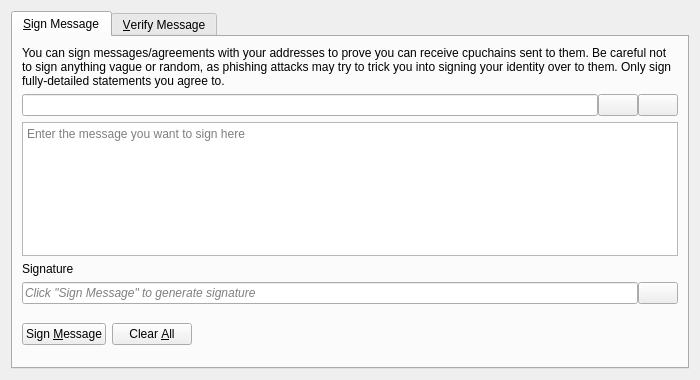
<?xml version="1.0" encoding="UTF-8"?>
<ui version="4.0">
 <class>SignVerifyMessageDialog</class>
 <widget class="QDialog" name="SignVerifyMessageDialog">
  <property name="geometry">
   <rect>
    <x>0</x>
    <y>0</y>
    <width>700</width>
    <height>380</height>
   </rect>
  </property>
  <property name="windowTitle">
   <string>Signatures - Sign / Verify a Message</string>
  </property>
  <property name="modal">
   <bool>true</bool>
  </property>
  <layout class="QVBoxLayout" name="verticalLayout">
   <item>
    <widget class="QTabWidget" name="tabWidget">
     <property name="currentIndex">
      <number>0</number>
     </property>
     <widget class="QWidget" name="tabSignMessage">
      <attribute name="title">
       <string>&amp;Sign Message</string>
      </attribute>
      <layout class="QVBoxLayout" name="verticalLayout_SM">
       <item>
        <widget class="QLabel" name="infoLabel_SM">
         <property name="text">
          <string>You can sign messages/agreements with your addresses to prove you can receive cpuchains sent to them. Be careful not to sign anything vague or random, as phishing attacks may try to trick you into signing your identity over to them. Only sign fully-detailed statements you agree to.</string>
         </property>
         <property name="textFormat">
          <enum>Qt::PlainText</enum>
         </property>
         <property name="wordWrap">
          <bool>true</bool>
         </property>
        </widget>
       </item>
       <item>
        <layout class="QHBoxLayout" name="horizontalLayout_1_SM">
         <property name="spacing">
          <number>0</number>
         </property>
         <item>
          <widget class="QValidatedLineEdit" name="addressIn_SM">
           <property name="toolTip">
            <string>The CPUchain address to sign the message with</string>
           </property>
          </widget>
         </item>
         <item>
          <widget class="QPushButton" name="addressBookButton_SM">
           <property name="toolTip">
            <string>Choose previously used address</string>
           </property>
           <property name="text">
            <string/>
           </property>
           <property name="icon">
            <iconset resource="../bitcoin.qrc">
             <normaloff>:/icons/address-book</normaloff>:/icons/address-book</iconset>
           </property>
           <property name="shortcut">
            <string>Alt+A</string>
           </property>
           <property name="autoDefault">
            <bool>false</bool>
           </property>
          </widget>
         </item>
         <item>
          <widget class="QPushButton" name="pasteButton_SM">
           <property name="toolTip">
            <string>Paste address from clipboard</string>
           </property>
           <property name="text">
            <string/>
           </property>
           <property name="icon">
            <iconset resource="../bitcoin.qrc">
             <normaloff>:/icons/editpaste</normaloff>:/icons/editpaste</iconset>
           </property>
           <property name="shortcut">
            <string>Alt+P</string>
           </property>
           <property name="autoDefault">
            <bool>false</bool>
           </property>
          </widget>
         </item>
        </layout>
       </item>
       <item>
        <widget class="QPlainTextEdit" name="messageIn_SM">
         <property name="toolTip">
          <string>Enter the message you want to sign here</string>
         </property>
         <property name="placeholderText">
          <string>Enter the message you want to sign here</string>
         </property>
        </widget>
       </item>
       <item>
        <widget class="QLabel" name="signatureLabel_SM">
         <property name="text">
          <string>Signature</string>
         </property>
         <property name="textFormat">
          <enum>Qt::PlainText</enum>
         </property>
        </widget>
       </item>
       <item>
        <layout class="QHBoxLayout" name="horizontalLayout_2_SM">
         <property name="spacing">
          <number>0</number>
         </property>
         <item>
          <widget class="QLineEdit" name="signatureOut_SM">
           <property name="placeholderText">
            <string>Click "Sign Message" to generate signature</string>
           </property>
           <property name="font">
            <font>
             <italic>true</italic>
            </font>
           </property>
           <property name="readOnly">
            <bool>true</bool>
           </property>
          </widget>
         </item>
         <item>
          <widget class="QPushButton" name="copySignatureButton_SM">
           <property name="toolTip">
            <string>Copy the current signature to the system clipboard</string>
           </property>
           <property name="text">
            <string/>
           </property>
           <property name="icon">
            <iconset resource="../bitcoin.qrc">
             <normaloff>:/icons/editcopy</normaloff>:/icons/editcopy</iconset>
           </property>
           <property name="autoDefault">
            <bool>false</bool>
           </property>
          </widget>
         </item>
        </layout>
       </item>
       <item>
        <layout class="QHBoxLayout" name="horizontalLayout_3_SM">
         <item>
          <widget class="QPushButton" name="signMessageButton_SM">
           <property name="toolTip">
            <string>Sign the message to prove you own this CPUchain address</string>
           </property>
           <property name="text">
            <string>Sign &amp;Message</string>
           </property>
           <property name="icon">
            <iconset resource="../bitcoin.qrc">
             <normaloff>:/icons/edit</normaloff>:/icons/edit</iconset>
           </property>
           <property name="autoDefault">
            <bool>false</bool>
           </property>
          </widget>
         </item>
         <item>
          <widget class="QPushButton" name="clearButton_SM">
           <property name="toolTip">
            <string>Reset all sign message fields</string>
           </property>
           <property name="text">
            <string>Clear &amp;All</string>
           </property>
           <property name="icon">
            <iconset resource="../bitcoin.qrc">
             <normaloff>:/icons/remove</normaloff>:/icons/remove</iconset>
           </property>
           <property name="autoDefault">
            <bool>false</bool>
           </property>
          </widget>
         </item>
         <item>
          <spacer name="horizontalSpacer_1_SM">
           <property name="orientation">
            <enum>Qt::Horizontal</enum>
           </property>
           <property name="sizeHint" stdset="0">
            <size>
             <width>40</width>
             <height>48</height>
            </size>
           </property>
          </spacer>
         </item>
         <item>
          <widget class="QLabel" name="statusLabel_SM">
           <property name="font">
            <font>
             <weight>75</weight>
             <bold>true</bold>
            </font>
           </property>
           <property name="text">
            <string/>
           </property>
           <property name="wordWrap">
            <bool>true</bool>
           </property>
          </widget>
         </item>
         <item>
          <spacer name="horizontalSpacer_2_SM">
           <property name="orientation">
            <enum>Qt::Horizontal</enum>
           </property>
           <property name="sizeHint" stdset="0">
            <size>
             <width>40</width>
             <height>48</height>
            </size>
           </property>
          </spacer>
         </item>
        </layout>
       </item>
      </layout>
     </widget>
     <widget class="QWidget" name="tabVerifyMessage">
      <attribute name="title">
       <string>&amp;Verify Message</string>
      </attribute>
      <layout class="QVBoxLayout" name="verticalLayout_VM">
       <item>
        <widget class="QLabel" name="infoLabel_VM">
         <property name="text">
          <string>Enter the receiver's address, message (ensure you copy line breaks, spaces, tabs, etc. exactly) and signature below to verify the message. Be careful not to read more into the signature than what is in the signed message itself, to avoid being tricked by a man-in-the-middle attack. Note that this only proves the signing party receives with the address, it cannot prove sendership of any transaction!</string>
         </property>
         <property name="textFormat">
          <enum>Qt::PlainText</enum>
         </property>
         <property name="alignment">
          <set>Qt::AlignLeading|Qt::AlignLeft|Qt::AlignTop</set>
         </property>
         <property name="wordWrap">
          <bool>true</bool>
         </property>
        </widget>
       </item>
       <item>
        <layout class="QHBoxLayout" name="horizontalLayout_1_VM">
         <property name="spacing">
          <number>0</number>
         </property>
         <item>
          <widget class="QValidatedLineEdit" name="addressIn_VM">
           <property name="toolTip">
            <string>The CPUchain address the message was signed with</string>
           </property>
          </widget>
         </item>
         <item>
          <widget class="QPushButton" name="addressBookButton_VM">
           <property name="toolTip">
            <string>Choose previously used address</string>
           </property>
           <property name="text">
            <string/>
           </property>
           <property name="icon">
            <iconset resource="../bitcoin.qrc">
             <normaloff>:/icons/address-book</normaloff>:/icons/address-book</iconset>
           </property>
           <property name="shortcut">
            <string>Alt+A</string>
           </property>
           <property name="autoDefault">
            <bool>false</bool>
           </property>
          </widget>
         </item>
        </layout>
       </item>
       <item>
        <widget class="QPlainTextEdit" name="messageIn_VM">
          <property name="toolTip">
            <string>The signed message to verify</string>
          </property>
          <property name="placeholderText">
            <string>The signed message to verify</string>
          </property>
        </widget>
       </item>
       <item>
        <widget class="QValidatedLineEdit" name="signatureIn_VM">
          <property name="toolTip">
            <string>The signature given when the message was signed</string>
          </property>
          <property name="placeholderText">
            <string>The signature given when the message was signed</string>
          </property>
        </widget>
       </item>
       <item>
        <layout class="QHBoxLayout" name="horizontalLayout_2_VM">
         <item>
          <widget class="QPushButton" name="verifyMessageButton_VM">
           <property name="toolTip">
            <string>Verify the message to ensure it was signed with the specified CPUchain address</string>
           </property>
           <property name="text">
            <string>Verify &amp;Message</string>
           </property>
           <property name="icon">
            <iconset resource="../bitcoin.qrc">
             <normaloff>:/icons/transaction_0</normaloff>:/icons/transaction_0</iconset>
           </property>
           <property name="autoDefault">
            <bool>false</bool>
           </property>
          </widget>
         </item>
         <item>
          <widget class="QPushButton" name="clearButton_VM">
           <property name="toolTip">
            <string>Reset all verify message fields</string>
           </property>
           <property name="text">
            <string>Clear &amp;All</string>
           </property>
           <property name="icon">
            <iconset resource="../bitcoin.qrc">
             <normaloff>:/icons/remove</normaloff>:/icons/remove</iconset>
           </property>
           <property name="autoDefault">
            <bool>false</bool>
           </property>
          </widget>
         </item>
         <item>
          <spacer name="horizontalSpacer_1_VM">
           <property name="orientation">
            <enum>Qt::Horizontal</enum>
           </property>
           <property name="sizeHint" stdset="0">
            <size>
             <width>40</width>
             <height>48</height>
            </size>
           </property>
          </spacer>
         </item>
         <item>
          <widget class="QLabel" name="statusLabel_VM">
           <property name="font">
            <font>
             <weight>75</weight>
             <bold>true</bold>
            </font>
           </property>
           <property name="text">
            <string/>
           </property>
           <property name="wordWrap">
            <bool>true</bool>
           </property>
          </widget>
         </item>
         <item>
          <spacer name="horizontalSpacer_2_VM">
           <property name="orientation">
            <enum>Qt::Horizontal</enum>
           </property>
           <property name="sizeHint" stdset="0">
            <size>
             <width>40</width>
             <height>48</height>
            </size>
           </property>
          </spacer>
         </item>
        </layout>
       </item>
      </layout>
     </widget>
    </widget>
   </item>
  </layout>
 </widget>
 <customwidgets>
  <customwidget>
   <class>QValidatedLineEdit</class>
   <extends>QLineEdit</extends>
   <header>qt/qvalidatedlineedit.h</header>
  </customwidget>
 </customwidgets>
 <resources>
  <include location="../bitcoin.qrc"/>
 </resources>
 <connections/>
</ui>
